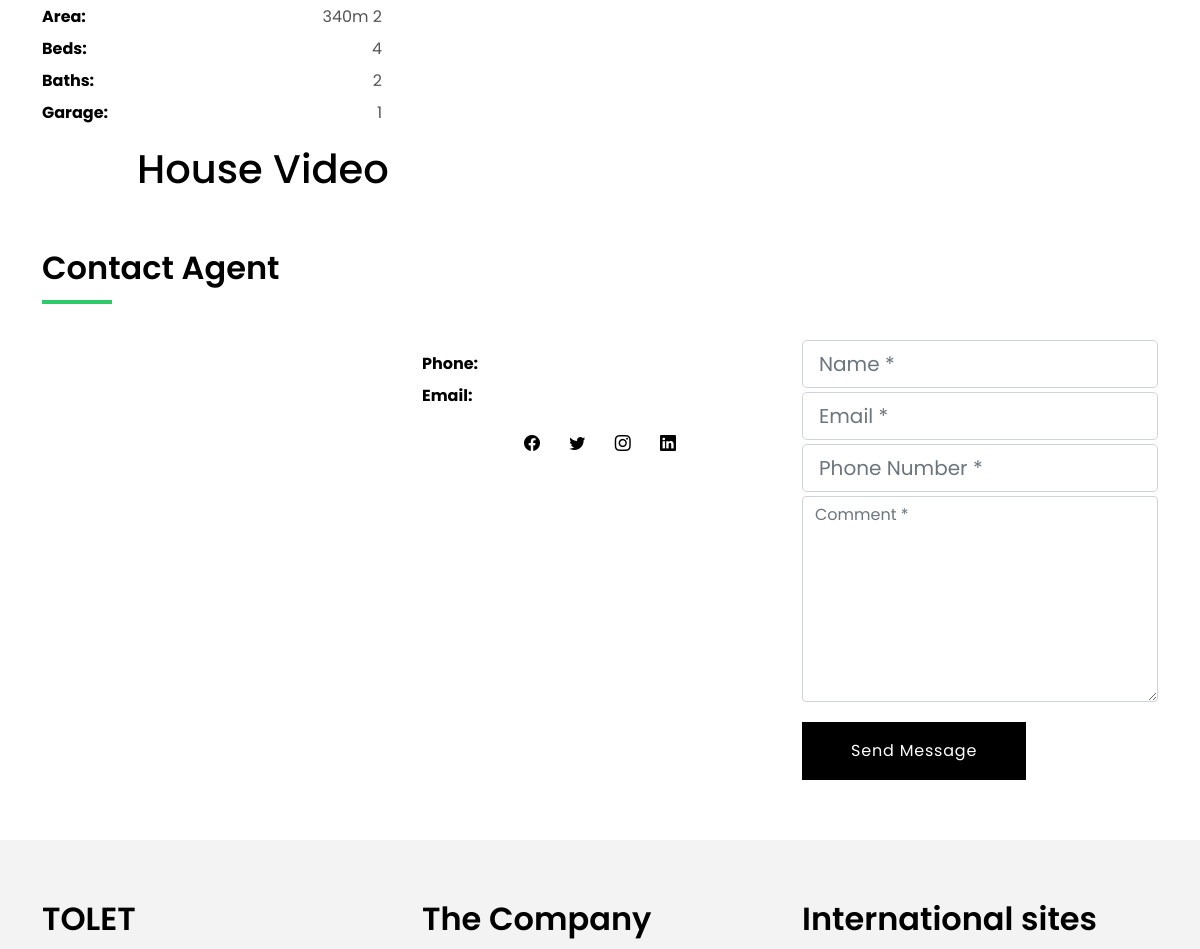
The app's page /house/1 (middle part), older data.
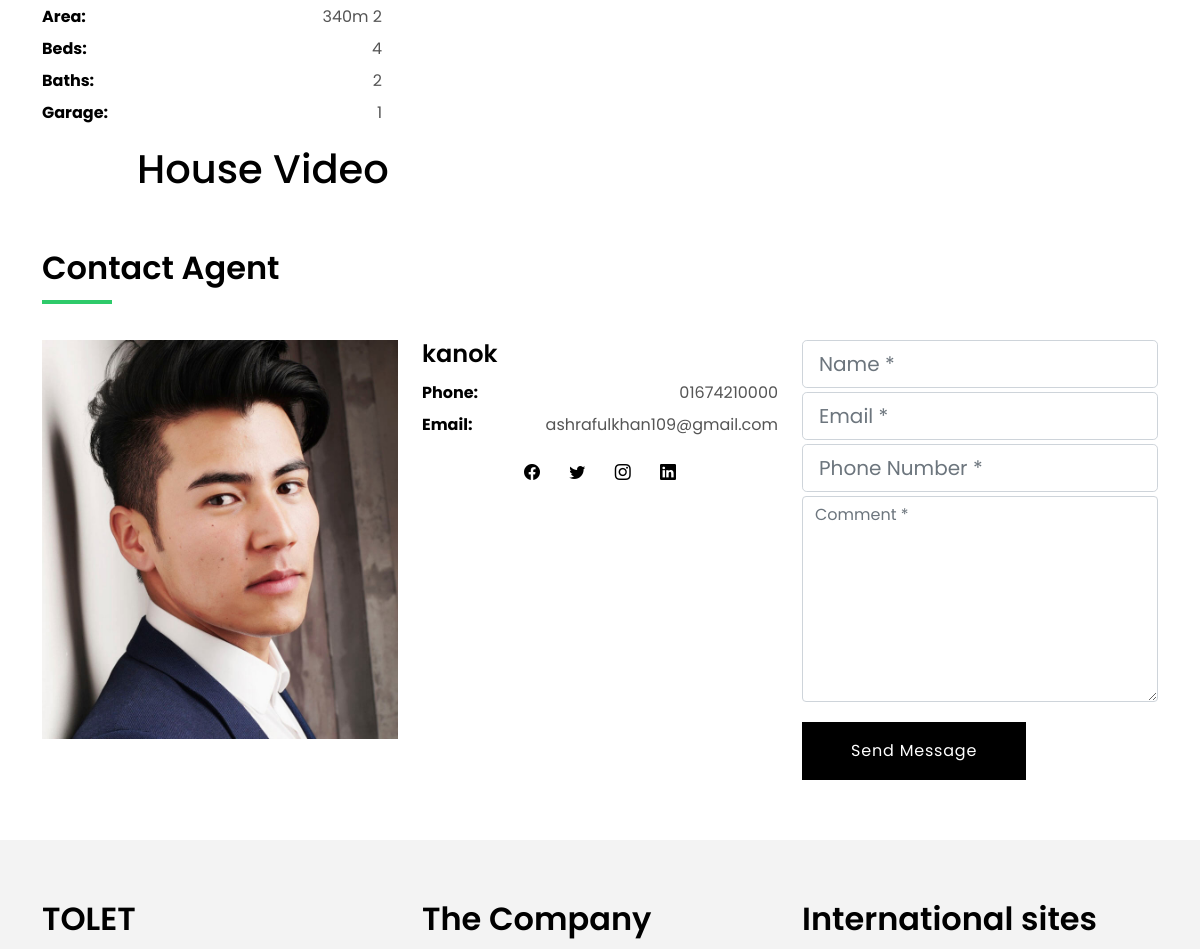
The same page, newer data.
### home/models.py (models this page shows, shortened)
class House(models.Model):
    user = models.ForeignKey(User,on_delete=models.CASCADE,blank=True,null=True)
    name = models.CharField(max_length=250)
    description = models.TextField()
    rent = models.DecimalField(max_digits=10,decimal_places=2)
    image = models.ImageField(upload_to="house/")
    location = models.CharField(max_length=200)
    house_type = models.CharField(max_length=250)
    area = models.CharField(max_length=50)
    beds = models.CharField(max_length=20)
    baths = models.CharField(max_length=20)
    garage = models.CharField(max_length=20)
    video = EmbedVideoField(blank=True,null=True)
    date_added = models.DateField(auto_now_add=True)
    is_publish = models.BooleanField(default=False)
    class Meta:
        ordering = ('-date_added',)

### accounts/models.py (models this page shows)
class User(AbstractUser):
    username = None
    last_name = None
    email = models.EmailField(unique=True)
    phone = models.CharField(max_length=15)
    first_name = models.CharField(max_length=50)
    image = models.ImageField(upload_to='user',blank=True,null=True)
    address = models.CharField(max_length=50,blank=True,null=True)
    USERNAME_FIELD = 'email'
    REQUIRED_FIELDS = []
    objects=UserManager()

### home/views.py (the view)
# urls.py: path('house/<int:id>',views.single_house,name="single_house"),
def single_house(request,id):
    house = House.objects.get(id=id)
    context = {
        'house':house
    }
    return render(request, 'home/single_house.html',context)

### templates/home/single_house.html (shortened to what the changed rows need)
{% extends 'base.html' %}
{% load static %}
{% load humanize %}
{% load embed_video_tags %}
{% block content %}
<main id="main">
    <section class="property-single nav-arrow-b">
      <div class="container">
        <div class="row">
          <div class="col-sm-12">
            <div class="row justify-content-between">
              <div class="col-md-5 col-lg-4">
                <div class="property-summary">
                  <div class="summary-list">
                    <ul class="list">
                      <li class="d-flex justify-content-between">
                        <strong>Area:</strong>
                        <span>{{house.area}}
                        </span>
                      </li>
                      <li class="d-flex justify-content-between">
                        <strong>Beds:</strong>
                        <span>{{house.beds}}</span>
                      </li>
                      <li class="d-flex justify-content-between">
                        <strong>Baths:</strong>
                        <span>{{house.baths}}</span>
                      </li>
                      <li class="d-flex justify-content-between">
                        <strong>Garage:</strong>
                        <span>{{house.garage}}</span>
                      </li>
                    </ul>
                  </div>
                </div>
              </div>
            </div>
          </div>
          <div class="col-md-10 offset-md-1">
            {% if house.video %}
            <h1>House Video<h1/>
            {% endif %}
          </div>
          <div class="col-md-12">
            <div class="row">
              <div class="col-md-6 col-lg-4">
                <img src="{{house.user.image.url}}" alt="" class="img-fluid">
              </div>
              <div class="col-md-6 col-lg-4">
                <div class="property-agent">
                  <h4 class="title-agent">{{house.user.first_name}}</h4>
                  <ul class="list-unstyled">
                    <li class="d-flex justify-content-between">
                      <strong>Phone:</strong>
                      <span class="color-text-a">{{house.user.phone}}</span>
                    </li>
                    <li class="d-flex justify-content-between">
                      <strong>Email:</strong>
                      <span class="color-text-a">{{house.user.email}}</span>
                    </li>
                  </ul>
                  <div class="socials-a">
                    <ul class="list-inline">
                    </ul>
                  </div>
                </div>
              </div>
            </div>
          </div>
        </div>
      </div>
    </section>
  </main>
{% endblock content %}

Row changes from the older to the newer data that the page shows:
changed House: user.image: picture added; user.first_name (not shown) → "kanok"; user.phone (not shown) → "01674210000"; user.email (not shown) → "ashrafulkhan109@gmail.com"
